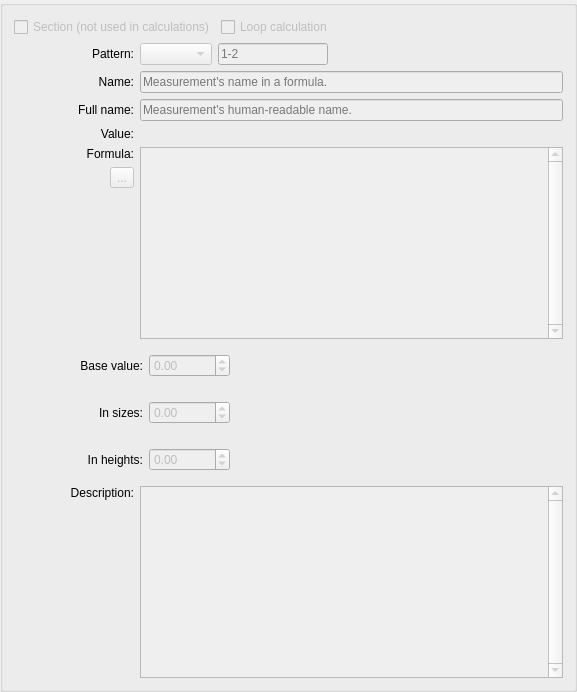
         <widget class="QGroupBox" name="groupBoxDetails">
          <property name="enabled">
           <bool>true</bool>
          </property>
          <property name="sizePolicy">
           <sizepolicy hsizetype="Preferred" vsizetype="Preferred">
            <horstretch>0</horstretch>
            <verstretch>2</verstretch>
           </sizepolicy>
          </property>
          <property name="toolTip">
           <string>Details</string>
          </property>
          <property name="title">
           <string/>
          </property>
          <layout class="QVBoxLayout" name="verticalLayout_5">
           <item>
            <layout class="QHBoxLayout" name="horizontalLayoutSectionLoop">
             <item>
              <widget class="QCheckBox" name="checkBoxIsSection">
               <property name="enabled">
                <bool>false</bool>
               </property>
               <property name="toolTip">
                <string>Marks this row as a section divider, not a real measurement -- it has no formula and is never used in calculations. Just a way to split a long measurement list into logical groups.</string>
               </property>
               <property name="text">
                <string>Section (not used in calculations)</string>
               </property>
              </widget>
             </item>
             <item>
              <widget class="QCheckBox" name="checkBoxIsLoopCalc">
               <property name="enabled">
                <bool>false</bool>
               </property>
               <property name="toolTip">
                <string>Marks this measurement as a loop calculation (LC). It cannot be a section divider at the same time.</string>
               </property>
               <property name="text">
                <string>Loop calculation</string>
               </property>
              </widget>
             </item>
             <item>
              <spacer name="horizontalSpacerSectionLoop">
               <property name="orientation">
                <enum>Qt::Orientation::Horizontal</enum>
               </property>
               <property name="sizeHint" stdset="0">
                <size>
                 <width>40</width>
                 <height>20</height>
                </size>
               </property>
              </spacer>
             </item>
            </layout>
           </item>
           <item>
            <layout class="QHBoxLayout" name="horizontalLayoutPattern">
             <item>
              <widget class="QLabel" name="labelPattern">
               <property name="minimumSize">
                <size>
                 <width>120</width>
                 <height>0</height>
                </size>
               </property>
               <property name="text">
                <string>Pattern:</string>
               </property>
               <property name="alignment">
                <set>Qt::AlignmentFlag::AlignRight|Qt::AlignmentFlag::AlignTrailing|Qt::AlignmentFlag::AlignVCenter</set>
               </property>
              </widget>
             </item>
             <item>
              <widget class="QComboBox" name="comboBoxPatternDirection">
               <property name="enabled">
                <bool>false</bool>
               </property>
               <property name="toolTip">
                <string>Pattern direction</string>
               </property>
              </widget>
             </item>
             <item>
              <widget class="QLineEdit" name="lineEditPatternValue">
               <property name="enabled">
                <bool>false</bool>
               </property>
               <property name="maximumSize">
                <size>
                 <width>110</width>
                 <height>16777215</height>
                </size>
               </property>
               <property name="toolTip">
                <string>Pattern value, for example 1-2</string>
               </property>
               <property name="placeholderText">
                <string>1-2</string>
               </property>
              </widget>
             </item>
             <item>
              <spacer name="horizontalSpacerPattern">
               <property name="orientation">
                <enum>Qt::Orientation::Horizontal</enum>
               </property>
               <property name="sizeHint" stdset="0">
                <size>
                 <width>40</width>
                 <height>20</height>
                </size>
               </property>
              </spacer>
             </item>
            </layout>
           </item>
           <item>
            <layout class="QHBoxLayout" name="horizontalLayout_3">
             <item>
              <widget class="QLabel" name="label">
               <property name="minimumSize">
                <size>
                 <width>120</width>
                 <height>0</height>
                </size>
               </property>
               <property name="maximumSize">
                <size>
                 <width>16777215</width>
                 <height>16777215</height>
                </size>
               </property>
               <property name="text">
                <string>Name:</string>
               </property>
               <property name="alignment">
                <set>Qt::AlignmentFlag::AlignRight|Qt::AlignmentFlag::AlignTrailing|Qt::AlignmentFlag::AlignVCenter</set>
               </property>
              </widget>
             </item>
             <item>
              <widget class="QLineEdit" name="lineEditName">
               <property name="enabled">
                <bool>false</bool>
               </property>
               <property name="minimumSize">
                <size>
                 <width>0</width>
                 <height>0</height>
                </size>
               </property>
               <property name="toolTip">
                <string>Measurement's name in a formula</string>
               </property>
               <property name="placeholderText">
                <string>Measurement's name in a formula.</string>
               </property>
              </widget>
             </item>
            </layout>
           </item>
           <item>
            <layout class="QHBoxLayout" name="horizontalLayout_9">
             <item>
              <widget class="QLabel" name="labelFullName">
               <property name="minimumSize">
                <size>
                 <width>120</width>
                 <height>0</height>
                </size>
               </property>
               <property name="maximumSize">
                <size>
                 <width>16777215</width>
                 <height>16777215</height>
                </size>
               </property>
               <property name="text">
                <string>Full name:</string>
               </property>
               <property name="alignment">
                <set>Qt::AlignmentFlag::AlignRight|Qt::AlignmentFlag::AlignTrailing|Qt::AlignmentFlag::AlignVCenter</set>
               </property>
              </widget>
             </item>
             <item>
              <widget class="QLineEdit" name="lineEditFullName">
               <property name="enabled">
                <bool>false</bool>
               </property>
               <property name="minimumSize">
                <size>
                 <width>400</width>
                 <height>0</height>
                </size>
               </property>
               <property name="toolTip">
                <string/>
               </property>
               <property name="placeholderText">
                <string>Measurement's human-readable name.</string>
               </property>
              </widget>
             </item>
            </layout>
           </item>
           <item>
            <layout class="QHBoxLayout" name="horizontalLayout_4">
             <item>
              <widget class="QLabel" name="labelCalculated">
               <property name="sizePolicy">
                <sizepolicy hsizetype="Preferred" vsizetype="Fixed">
                 <horstretch>0</horstretch>
                 <verstretch>0</verstretch>
                </sizepolicy>
               </property>
               <property name="minimumSize">
                <size>
                 <width>120</width>
                 <height>0</height>
                </size>
               </property>
               <property name="maximumSize">
                <size>
                 <width>16777215</width>
                 <height>16777215</height>
                </size>
               </property>
               <property name="text">
                <string>Value:</string>
               </property>
               <property name="alignment">
                <set>Qt::AlignmentFlag::AlignRight|Qt::AlignmentFlag::AlignTrailing|Qt::AlignmentFlag::AlignVCenter</set>
               </property>
              </widget>
             </item>
             <item>
              <widget class="QLabel" name="labelCalculatedValue">
               <property name="sizePolicy">
                <sizepolicy hsizetype="Expanding" vsizetype="Fixed">
                 <horstretch>0</horstretch>
                 <verstretch>0</verstretch>
                </sizepolicy>
               </property>
               <property name="minimumSize">
                <size>
                 <width>423</width>
                 <height>0</height>
                </size>
               </property>
               <property name="toolTip">
                <string>Value</string>
               </property>
               <property name="text">
                <string notr="true"/>
               </property>
              </widget>
             </item>
            </layout>
           </item>
           <item>
            <layout class="QHBoxLayout" name="horizontalLayout_5">
             <item>
              <layout class="QVBoxLayout" name="verticalLayout_10">
               <item>
                <widget class="QLabel" name="labelFormula">
                 <property name="minimumSize">
                  <size>
                   <width>120</width>
                   <height>0</height>
                  </size>
                 </property>
                 <property name="maximumSize">
                  <size>
                   <width>16777215</width>
                   <height>16777215</height>
                  </size>
                 </property>
                 <property name="text">
                  <string>Formula:</string>
                 </property>
                 <property name="alignment">
                  <set>Qt::AlignmentFlag::AlignRight|Qt::AlignmentFlag::AlignTop|Qt::AlignmentFlag::AlignTrailing</set>
                 </property>
                </widget>
               </item>
               <item alignment="Qt::AlignmentFlag::AlignRight">
                <widget class="QToolButton" name="toolButtonExpr">
                 <property name="enabled">
                  <bool>false</bool>
                 </property>
                 <property name="toolTip">
                  <string>Function Wizard</string>
                 </property>
                 <property name="text">
                  <string notr="true">...</string>
                 </property>
                 <property name="icon">
                  <iconset resource="share/resources/seamlymeicon.qrc">
                   <normaloff>:/seamlymeicon/24x24/fx.png</normaloff>:/seamlymeicon/24x24/fx.png</iconset>
                 </property>
                 <property name="iconSize">
                  <size>
                   <width>24</width>
                   <height>24</height>
                  </size>
                 </property>
                </widget>
               </item>
               <item>
                <spacer name="verticalSpacer">
                 <property name="orientation">
                  <enum>Qt::Orientation::Vertical</enum>
                 </property>
                 <property name="sizeHint" stdset="0">
                  <size>
                   <width>20</width>
                   <height>40</height>
                  </size>
                 </property>
                </spacer>
               </item>
              </layout>
             </item>
             <item>
              <widget class="QPlainTextEdit" name="plainTextEditFormula">
               <property name="enabled">
                <bool>false</bool>
               </property>
               <property name="sizePolicy">
                <sizepolicy hsizetype="Expanding" vsizetype="Expanding">
                 <horstretch>0</horstretch>
                 <verstretch>1</verstretch>
                </sizepolicy>
               </property>
               <property name="minimumSize">
                <size>
                 <width>0</width>
                 <height>64</height>
                </size>
               </property>
               <property name="maximumSize">
                <size>
                 <width>16777215</width>
                 <height>16777215</height>
                </size>
               </property>
               <property name="verticalScrollBarPolicy">
                <enum>Qt::ScrollBarPolicy::ScrollBarAlwaysOn</enum>
               </property>
               <property name="tabChangesFocus">
                <bool>true</bool>
               </property>
              </widget>
             </item>
            </layout>
           </item>
           <item>
            <widget class="QWidget" name="widgetBaseValue" native="true">
             <layout class="QHBoxLayout" name="horizontalLayout_6">
              <item>
               <widget class="QLabel" name="labelBaseValue">
                <property name="minimumSize">
                 <size>
                  <width>120</width>
                  <height>0</height>
                 </size>
                </property>
                <property name="maximumSize">
                 <size>
                  <width>16777215</width>
                  <height>16777215</height>
                 </size>
                </property>
                <property name="text">
                 <string>Base value:</string>
                </property>
                <property name="alignment">
                 <set>Qt::AlignmentFlag::AlignRight|Qt::AlignmentFlag::AlignTrailing|Qt::AlignmentFlag::AlignVCenter</set>
                </property>
               </widget>
              </item>
              <item>
               <widget class="QDoubleSpinBox" name="doubleSpinBoxBaseValue">
                <property name="enabled">
                 <bool>false</bool>
                </property>
                <property name="sizePolicy">
                 <sizepolicy hsizetype="Preferred" vsizetype="Fixed">
                  <horstretch>0</horstretch>
                  <verstretch>0</verstretch>
                 </sizepolicy>
                </property>
                <property name="minimum">
                 <double>-10000.000000000000000</double>
                </property>
                <property name="maximum">
                 <double>10000.000000000000000</double>
                </property>
               </widget>
              </item>
              <item>
               <spacer name="horizontalSpacer">
                <property name="orientation">
                 <enum>Qt::Orientation::Horizontal</enum>
                </property>
                <property name="sizeHint" stdset="0">
                 <size>
                  <width>40</width>
                  <height>20</height>
                 </size>
                </property>
               </spacer>
              </item>
             </layout>
            </widget>
           </item>
           <item>
            <widget class="QWidget" name="widgetInSizes" native="true">
             <layout class="QHBoxLayout" name="horizontalLayout_7">
              <item>
               <widget class="QLabel" name="labelInSizes">
                <property name="minimumSize">
                 <size>
                  <width>120</width>
                  <height>0</height>
                 </size>
                </property>
                <property name="maximumSize">
                 <size>
                  <width>16777215</width>
                  <height>16777215</height>
                 </size>
                </property>
                <property name="text">
                 <string>In sizes:</string>
                </property>
                <property name="alignment">
                 <set>Qt::AlignmentFlag::AlignRight|Qt::AlignmentFlag::AlignTrailing|Qt::AlignmentFlag::AlignVCenter</set>
                </property>
               </widget>
              </item>
              <item>
               <widget class="QDoubleSpinBox" name="doubleSpinBoxInSizes">
                <property name="enabled">
                 <bool>false</bool>
                </property>
                <property name="sizePolicy">
                 <sizepolicy hsizetype="Preferred" vsizetype="Fixed">
                  <horstretch>0</horstretch>
                  <verstretch>0</verstretch>
                 </sizepolicy>
                </property>
                <property name="minimum">
                 <double>-10000.000000000000000</double>
                </property>
                <property name="maximum">
                 <double>10000.000000000000000</double>
                </property>
               </widget>
              </item>
              <item>
               <spacer name="horizontalSpacer_3">
                <property name="orientation">
                 <enum>Qt::Orientation::Horizontal</enum>
                </property>
                <property name="sizeHint" stdset="0">
                 <size>
                  <width>40</width>
                  <height>20</height>
                 </size>
                </property>
               </spacer>
              </item>
             </layout>
            </widget>
           </item>
           <item>
            <widget class="QWidget" name="widgetInHeights" native="true">
             <layout class="QHBoxLayout" name="horizontalLayout_8">
              <item>
               <widget class="QLabel" name="labelInHeights">
                <property name="minimumSize">
                 <size>
                  <width>120</width>
                  <height>0</height>
                 </size>
                </property>
                <property name="maximumSize">
                 <size>
                  <width>16777215</width>
                  <height>16777215</height>
                 </size>
                </property>
                <property name="text">
                 <string>In heights:</string>
                </property>
                <property name="alignment">
                 <set>Qt::AlignmentFlag::AlignRight|Qt::AlignmentFlag::AlignTrailing|Qt::AlignmentFlag::AlignVCenter</set>
                </property>
               </widget>
              </item>
              <item>
               <widget class="QDoubleSpinBox" name="doubleSpinBoxInHeights">
                <property name="enabled">
                 <bool>false</bool>
                </property>
                <property name="sizePolicy">
                 <sizepolicy hsizetype="Preferred" vsizetype="Fixed">
                  <horstretch>0</horstretch>
                  <verstretch>0</verstretch>
                 </sizepolicy>
                </property>
                <property name="minimum">
                 <double>-10000.000000000000000</double>
                </property>
                <property name="maximum">
                 <double>10000.000000000000000</double>
                </property>
               </widget>
              </item>
              <item>
               <spacer name="horizontalSpacer_4">
                <property name="orientation">
                 <enum>Qt::Orientation::Horizontal</enum>
                </property>
                <property name="sizeHint" stdset="0">
                 <size>
                  <width>40</width>
                  <height>20</height>
                 </size>
                </property>
               </spacer>
              </item>
             </layout>
            </widget>
           </item>
           <item>
            <layout class="QHBoxLayout" name="horizontalLayout_10">
             <item>
              <widget class="QLabel" name="label_7">
               <property name="minimumSize">
                <size>
                 <width>120</width>
                 <height>0</height>
                </size>
               </property>
               <property name="maximumSize">
                <size>
                 <width>16777215</width>
                 <height>16777215</height>
                </size>
               </property>
               <property name="text">
                <string>Description:</string>
               </property>
               <property name="alignment">
                <set>Qt::AlignmentFlag::AlignRight|Qt::AlignmentFlag::AlignTop|Qt::AlignmentFlag::AlignTrailing</set>
               </property>
              </widget>
             </item>
             <item>
              <widget class="QPlainTextEdit" name="plainTextEditDescription">
               <property name="enabled">
                <bool>false</bool>
               </property>
               <property name="sizePolicy">
                <sizepolicy hsizetype="Expanding" vsizetype="Expanding">
                 <horstretch>0</horstretch>
                 <verstretch>1</verstretch>
                </sizepolicy>
               </property>
               <property name="minimumSize">
                <size>
                 <width>400</width>
                 <height>150</height>
                </size>
               </property>
               <property name="maximumSize">
                <size>
                 <width>16777215</width>
                 <height>16777215</height>
                </size>
               </property>
               <property name="verticalScrollBarPolicy">
                <enum>Qt::ScrollBarPolicy::ScrollBarAlwaysOn</enum>
               </property>
              </widget>
             </item>
            </layout>
           </item>
          </layout>
         </widget>
